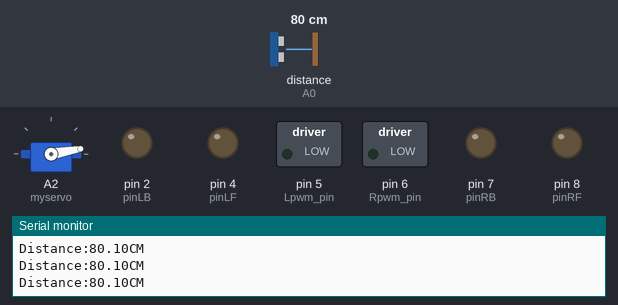
Recording of a sketch running on a simulated Arduino Uno, built with avr-gcc and run on an emulated ATmega328P. On the bench: servo, switched loads named in the sketch (green lamp = pin HIGH), output pins drawn as LEDs (lit = HIGH), the last lines printed to the serial monitor. Wiring (inferred from the names in the program): ultrasonic range finder: trigger A1; echo A0. The test bench sets the inputs (shaded band); at power-on: distance to the obstacle (sensor on A0) 80 cm. The echo pulse lasts 58.3 µs per cm; pins used as bus, display or sensor lines are not drawn.

Above: at 1.2 s.
1.3 s: distance to the obstacle (sensor on A0) set to 35 cm
4.3 s: distance to the obstacle (sensor on A0) set to 29 cm
At 5.8 s:
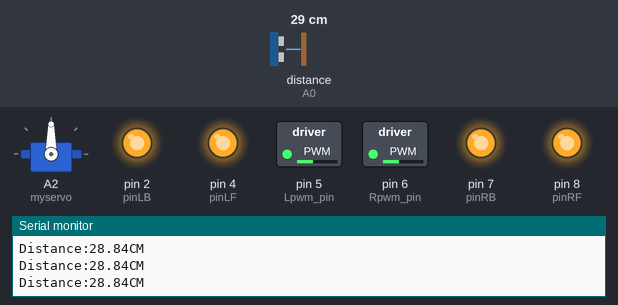
6.1 s: distance to the obstacle (sensor on A0) set to 250 cm
At 6.31 s:
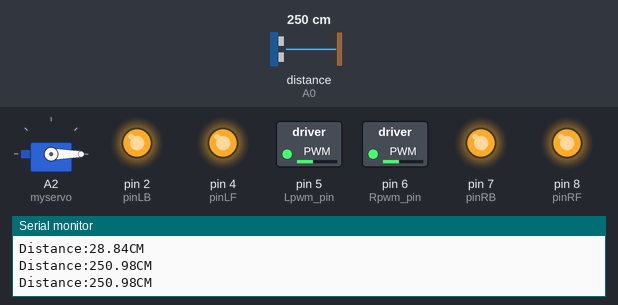
9.1 s: distance to the obstacle (sensor on A0) set to 18 cm
At 10.7 s:
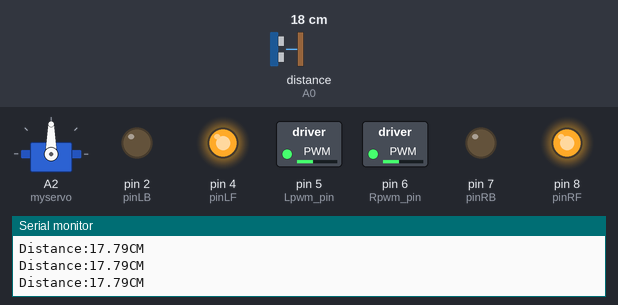
11.2 s: distance to the obstacle (sensor on A0) set to 23 cm
At 12.5 s:
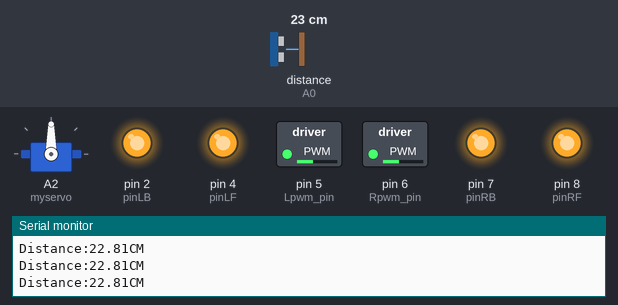
12.8 s: distance to the obstacle (sensor on A0) set to 33 cm
At 14.0 s:
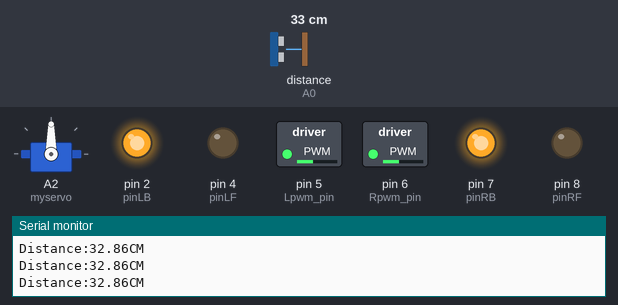
Timing chart, 0 to 15.4 s (numbered marks = the images above; inputs shaded):
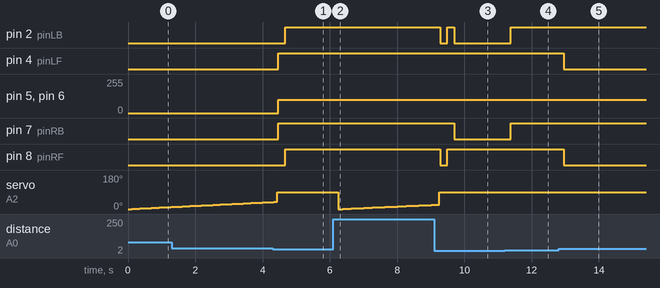

Measured:
- the behaviour switches between 32 and 31 cm on distance to the obstacle (sensor on A0) (found by bisection; images 0 and 1)
- the behaviour switches between 20 and 21 cm on distance to the obstacle (sensor on A0) (found by bisection; images 3 and 4)
- after the input at 4.3 s, pin 2 (pinLB), pin 8 (pinRF): LOW → HIGH after 0.38 s; pin 4 (pinLF), pin 7 (pinRB): LOW → HIGH after 0.16 s; pin 5 (Lpwm_pin), pin 6 (Rpwm_pin): 0/255 → 100/255 after 0.16 s
- after the input at 6.1 s, servo on A2 (myservo): 90° → 0° after 0.16 s, → 1° 0.13 s later, → 2° 0.13 s later, → 3° 0.13 s later, … (23 changes in this stretch)
- after the input at 9.1 s, pin 2 (pinLB): HIGH → LOW after 0.18 s, → HIGH 0.21 s later, → LOW 0.21 s later; pin 7 (pinRB): HIGH → LOW after 0.60 s; pin 8 (pinRF): HIGH → LOW after 0.18 s, → HIGH 0.21 s later
- after the input at 11.2 s, pin 2 (pinLB), pin 7 (pinRB): LOW → HIGH after 0.18 s
- after the input at 12.8 s, pin 4 (pinLF), pin 8 (pinRF): HIGH → LOW after 0.16 s

The sketch:

adaptive_cruise_control.ino
```cpp
#include <Servo.h>
Servo myservo;
#define TRIG_PIN A1  // ultrasonic module  TRIG to A1
#define ECHO_PIN A0  // ultrasonic module   ECHO to A0
#define Lpwm_pin  5     //pin of controlling speed---- ENA of motor driver board
#define Rpwm_pin  6    //pin of controlling speed---- ENB of motor driver board
int pinLB=2;             //pin of controlling turning---- IN1 of motor driver board
int pinLF=4;             //pin of controlling turning---- IN2 of motor driver board
int pinRB=7;            //pin of controlling turning---- IN3 of motor driver board
int pinRF=8;            //pin of controlling turning---- IN4 of motor driver board
int ult_distance=0;
int pos=0;
int s_left = 100;
int s_right = 100;

/*
1. Scan 180 degrees in front of bot
2. If (object_dist < 50cm && object_dist > 0cm):
    myservo.write(90);
    turn bot toward object
3. If (object_dist > 20cm)
    move bot forward
   Else If (object_dist < 20 cm)
    move bot backwards
*/

// This is the set up code, shouldn't have to worry about this.
void setup()
{
  myservo.attach(A2);
  Serial.begin(9600);
  myservo.write(90);
  pinMode(TRIG_PIN, OUTPUT);
  pinMode(ECHO_PIN, INPUT);
  pinMode(pinLB,OUTPUT); // /pin 2
  pinMode(pinLF,OUTPUT); // pin 4
  pinMode(pinRB,OUTPUT); // pin 7
  pinMode(pinRF,OUTPUT);  // pin 8
  pinMode(Lpwm_pin,OUTPUT);  // pin 5 (PWM)
  pinMode(Rpwm_pin,OUTPUT);  // pin 6(PWM)
}

// This calls the main function repeatedly
void loop()
{
  ultrasonic_servo();
}

// This determies the distance an object is from the bot
float check_distance() {
  digitalWrite(TRIG_PIN, LOW);
  delayMicroseconds(2);
  digitalWrite(TRIG_PIN, HIGH);
  delayMicroseconds(10);
  digitalWrite(TRIG_PIN, LOW);
  float distance = pulseIn(ECHO_PIN, HIGH) / 58.00;
  delay(10);
  Serial.print("Distance:");
  Serial.print(distance);
  Serial.println("CM");
  delay(100);
  return distance;
}

// In this function the robot tries to keep whatever object it is following
// exactly 20cm away from it.
void cruise_control()
{
  int cruise_distance = check_distance();
  if (cruise_distance > 30 && cruise_distance < 100)
  {
    go_forward();
  }
  else if (cruise_distance < 20 && cruise_distance > 0)
  {
    go_backward();
  }
  else if (cruise_distance <= 30 && cruise_distance >= 20)
  {
    stop();
  }
  else
  {
    stop();
    loop();
  }

  cruise_control();
}

// determines direction the bot must turn to face object
// and then turns till it faces the object.
void turn_bot(int distance, int degree)
{
  int curr_distance = 0;
  int u_distance = distance + 10;
  int l_distance = distance - 10;

  if (degree >= 90)
  {
    while (curr_distance < l_distance || curr_distance > u_distance)
    {
      rotate_right();
      delay(100);
      curr_distance = check_distance();
    }
    stop();
    delay(100);

    cruise_control();
  }
  else {
    while (curr_distance < l_distance || curr_distance > u_distance)
    {
      rotate_left();
      delay(100);
      curr_distance = check_distance();
    }
    stop();
    delay(100);

    cruise_control();
  }
}

// Determines whether or not you follow the object in front of the bot
void determine_follow(int distance, int degree)
{
  // determines if object is close enough to follow
  if ((distance <= 30) && (distance >= 0))
  {
    myservo.write(90);
    delay(20);
    turn_bot(distance, degree);
  }
  else
  {
    return;
  }
}

// This makes the ultrasonic sensor turn from 0-180 degrees, scanning as it goes
void ultrasonic_servo()
{
  for (pos = 0; pos <= 180; pos++)
  { // goes from 0 degrees to 180 degrees
    myservo.write(pos);              // tell servo to go to position in variable 'pos'
    //delay(10);                       // waits 15ms for the servo to reach the position

    ult_distance = check_distance();


    determine_follow(ult_distance, pos);
  }

  for (pos = 180; pos >= 0; pos--)
  { // goes from 180 degrees to 0 degrees
    myservo.write(pos);              // tell servo to go to position in variable 'pos'
    //delay(10);                       // waits 15ms for the servo to reach the position

    ult_distance = check_distance();

    determine_follow(ult_distance, pos);
  }
}

void go_forward()    // speed_val：0~255
{
  digitalWrite(pinRB,HIGH);
  digitalWrite(pinRF,LOW);
  digitalWrite(pinLB,HIGH);
  digitalWrite(pinLF,LOW);
  analogWrite(Lpwm_pin, s_right);
  analogWrite(Rpwm_pin, s_left);
}

void go_backward()    // speed_val：0~255
{
  digitalWrite(pinRB,LOW);
  digitalWrite(pinRF,HIGH);
  digitalWrite(pinLB,LOW);
  digitalWrite(pinLF,HIGH);
  analogWrite(Lpwm_pin, s_right);
  analogWrite(Rpwm_pin,s_left);
}

void rotate_left()        // speed_val：0~255
{
  digitalWrite(pinRB,HIGH);
  digitalWrite(pinRF,LOW );
  digitalWrite(pinLB,LOW);
  digitalWrite(pinLF,HIGH);
  analogWrite(Lpwm_pin,s_right);
  analogWrite(Rpwm_pin,s_left);
}

void rotate_right()    // speed_val：0~255
{
  digitalWrite(pinRB,LOW);
  digitalWrite(pinRF,HIGH);
  digitalWrite(pinLB,HIGH);
  digitalWrite(pinLF,LOW);
  analogWrite(Lpwm_pin, s_right);
  analogWrite(Rpwm_pin,s_left);
}

void stop()        //stop
{
  digitalWrite(pinRB,HIGH);
  digitalWrite(pinRF,HIGH);
  digitalWrite(pinLB,HIGH);
  digitalWrite(pinLF,HIGH);
}
```
